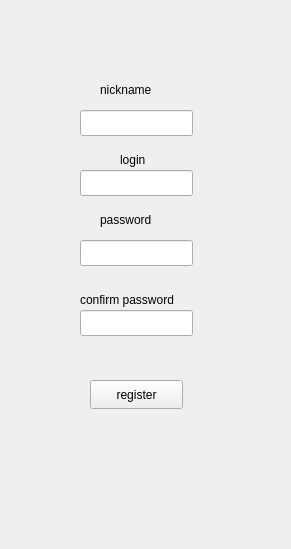
<?xml version="1.0" encoding="UTF-8"?>
<ui version="4.0">
 <class>reg_window</class>
 <widget class="QWidget" name="reg_window">
  <property name="geometry">
   <rect>
    <x>0</x>
    <y>0</y>
    <width>291</width>
    <height>549</height>
   </rect>
  </property>
  <property name="windowTitle">
   <string>Form</string>
  </property>
  <widget class="QLineEdit" name="nameLineEdit">
   <property name="geometry">
    <rect>
     <x>80</x>
     <y>170</y>
     <width>113</width>
     <height>26</height>
    </rect>
   </property>
  </widget>
  <widget class="QLineEdit" name="passwordLineEdit">
   <property name="geometry">
    <rect>
     <x>80</x>
     <y>240</y>
     <width>113</width>
     <height>26</height>
    </rect>
   </property>
  </widget>
  <widget class="QLineEdit" name="confirmLineEdit">
   <property name="geometry">
    <rect>
     <x>80</x>
     <y>310</y>
     <width>113</width>
     <height>26</height>
    </rect>
   </property>
  </widget>
  <widget class="QPushButton" name="registerPushButton">
   <property name="geometry">
    <rect>
     <x>90</x>
     <y>380</y>
     <width>93</width>
     <height>29</height>
    </rect>
   </property>
   <property name="text">
    <string>register</string>
   </property>
  </widget>
  <widget class="QLineEdit" name="LoginlineEdit">
   <property name="geometry">
    <rect>
     <x>80</x>
     <y>110</y>
     <width>113</width>
     <height>26</height>
    </rect>
   </property>
  </widget>
  <widget class="QLabel" name="label">
   <property name="geometry">
    <rect>
     <x>100</x>
     <y>80</y>
     <width>63</width>
     <height>20</height>
    </rect>
   </property>
   <property name="text">
    <string>nickname</string>
   </property>
  </widget>
  <widget class="QLabel" name="label_2">
   <property name="geometry">
    <rect>
     <x>120</x>
     <y>150</y>
     <width>63</width>
     <height>20</height>
    </rect>
   </property>
   <property name="text">
    <string>login</string>
   </property>
  </widget>
  <widget class="QLabel" name="label_3">
   <property name="geometry">
    <rect>
     <x>100</x>
     <y>210</y>
     <width>63</width>
     <height>20</height>
    </rect>
   </property>
   <property name="text">
    <string>password</string>
   </property>
  </widget>
  <widget class="QLabel" name="label_4">
   <property name="geometry">
    <rect>
     <x>80</x>
     <y>290</y>
     <width>121</width>
     <height>20</height>
    </rect>
   </property>
   <property name="text">
    <string>confirm password</string>
   </property>
  </widget>
 </widget>
 <resources/>
 <connections/>
</ui>
